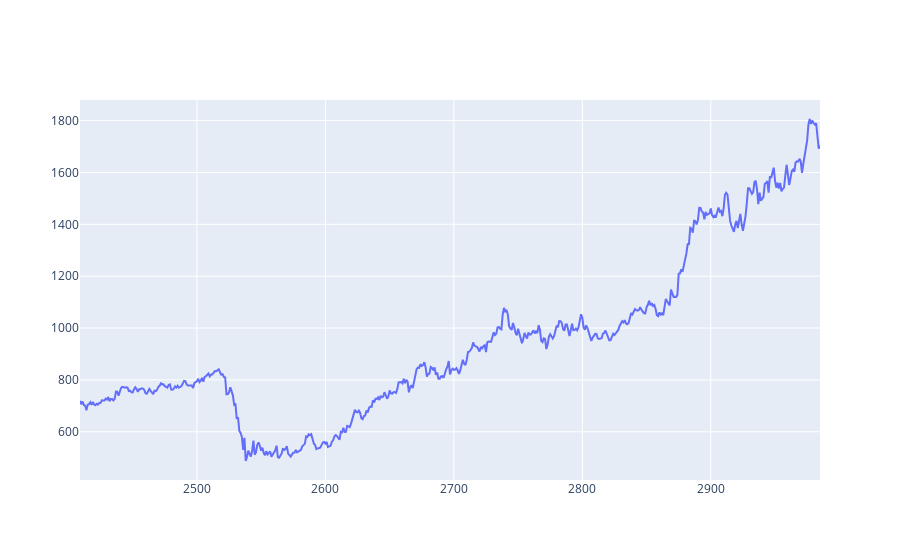

This figure's notebook cell:
### Code cell
fig = go.Figure()
fig.add_trace(go.Scatter(x=data.index[-len(x_test):], y=data['close'][-len(x_test):], mode='lines', name='closing price'))

### Figure 1 — Plotly figure (JSON) as saved in the notebook; plotly's stock layout.template omitted (floating-point values rounded to 4 significant figures; data arrays with more than 128 entries replaced by an {"elided": "..."} marker saying what was removed)
{"data": [{"mode": "lines", "name": "closing price", "type": "scatter", "x": {"elided": "577 int values"}, "y": {"elided": "577 float values"}}], "layout": {}}
